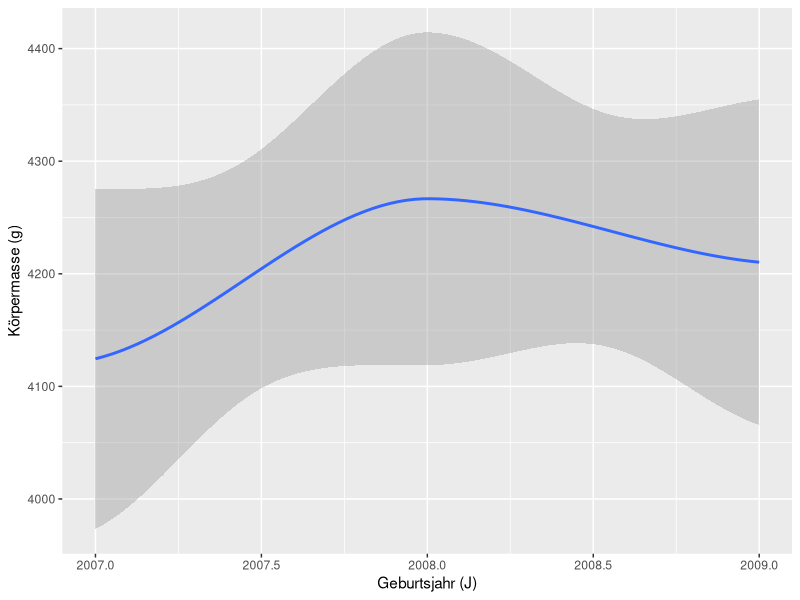
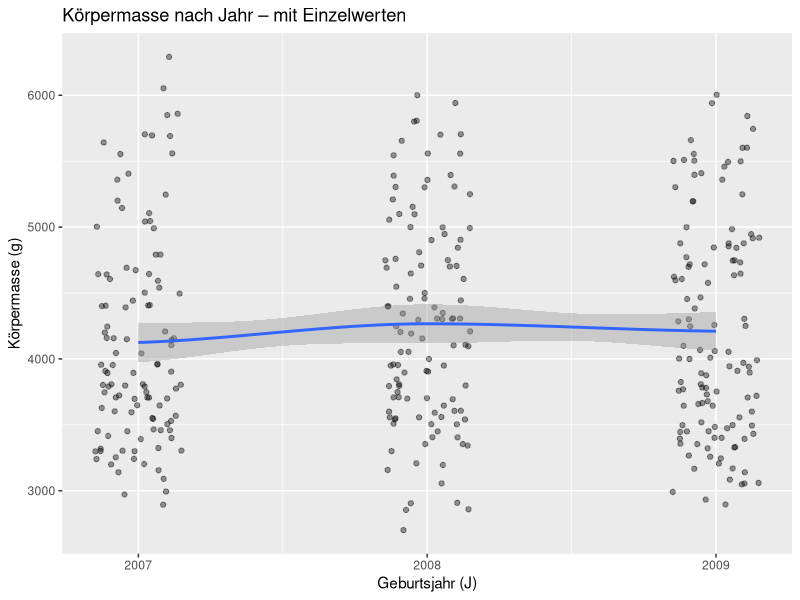
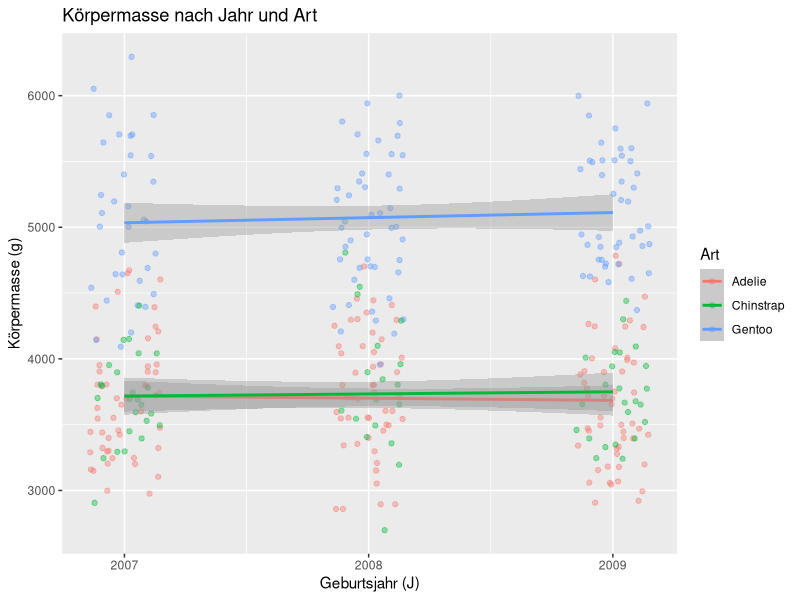
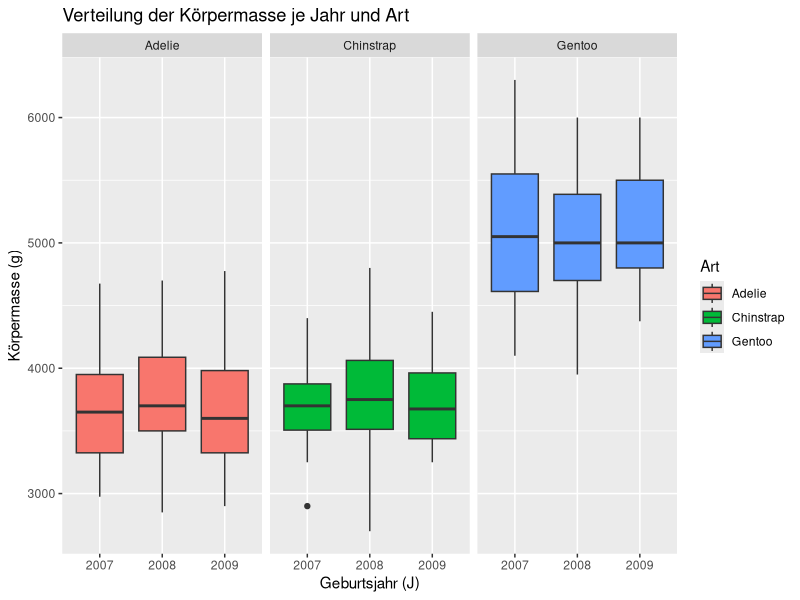
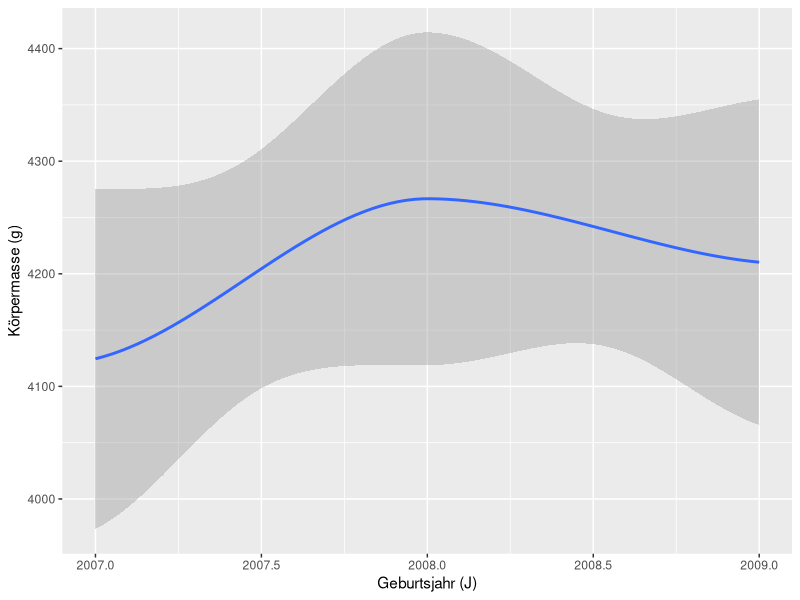
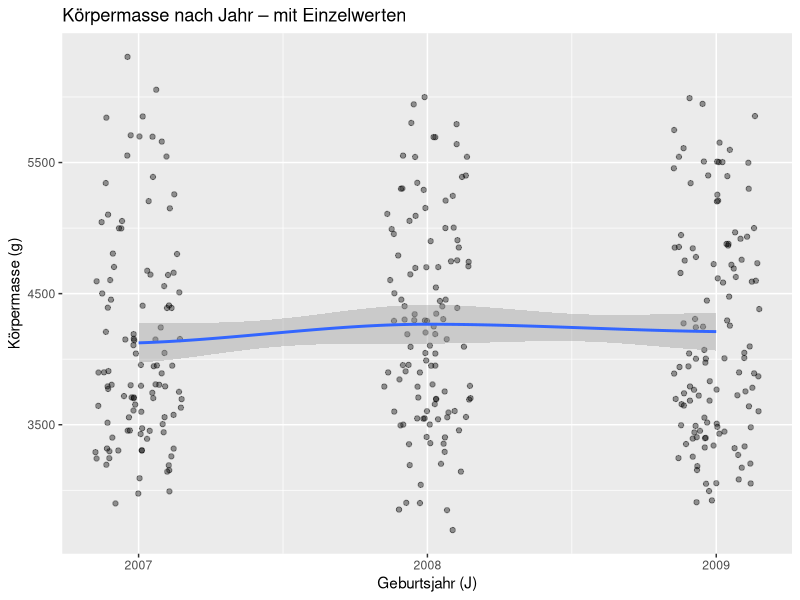
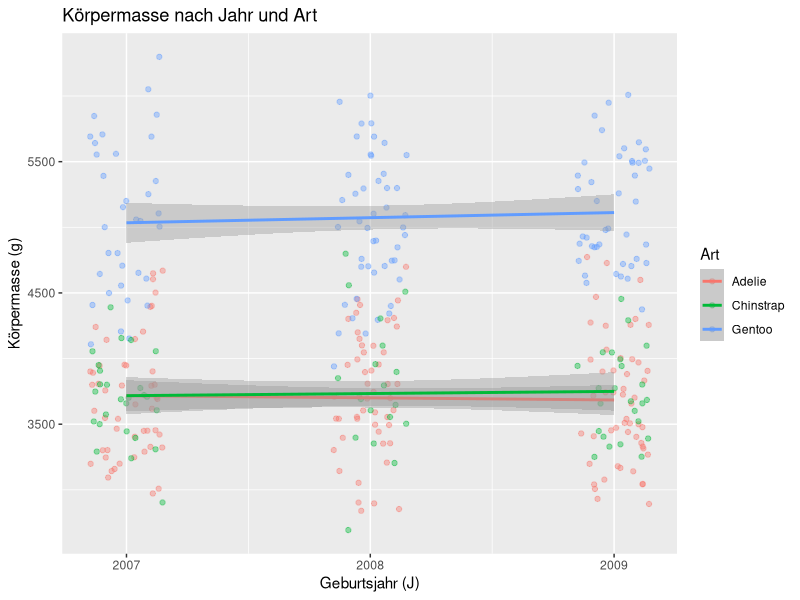
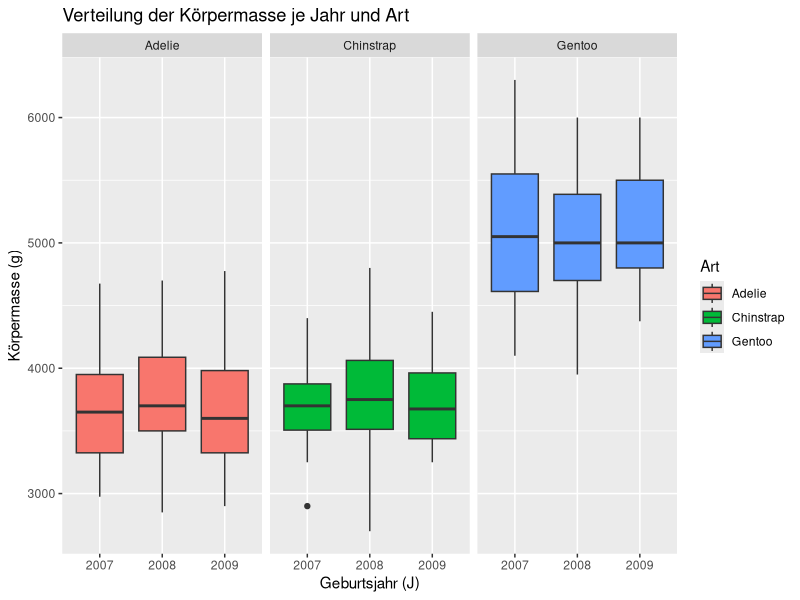

Source code (R) for these figures, in order:
# =============================================================
# 2026-10-13 ggplots – Demo nachbauen und sinnvoll ergänzen
# Florian Benes, 4AHWIT (x), Prozessmanagement
# =============================================================

library(ggplot2)
library(palmerpenguins)   # penguins mit body_mass_g, year usw.

# -------------------------------------------------------------
# 1. Demo aus der Stunde (nachgebaut)
# -------------------------------------------------------------
p_demo <- ggplot(penguins,
                 aes(x = year, y = body_mass_g)) +
  geom_smooth() +
  labs(x = "Geburtsjahr (J)", y = "Körpermasse (g)")
p_demo

# -------------------------------------------------------------
# 2. Ergänzung: Rohdaten sichtbar machen
#    Nur die Glättungslinie verschleiert, wie stark die Werte streuen.
#    year hat nur 3 Werte (2007, 2008, 2009) -> geom_jitter verteilt
#    die Punkte leicht, damit sie sich nicht überdecken.
# -------------------------------------------------------------
p_punkte <- ggplot(penguins,
                   aes(x = year, y = body_mass_g)) +
  geom_jitter(width = 0.15, alpha = 0.4) +
  geom_smooth() +
  scale_x_continuous(breaks = c(2007, 2008, 2009)) +
  labs(x = "Geburtsjahr (J)", y = "Körpermasse (g)",
       title = "Körpermasse nach Jahr – mit Einzelwerten")
p_punkte

# -------------------------------------------------------------
# 3. Ergänzung: nach Art getrennt (color = species)
#    Die Arten sind sehr unterschiedlich schwer (Gentoo ~5 kg) –
#    eine gemeinsame Linie mischt das zusammen.
#    method = "lm": gerade Trendlinie, passt bei nur 3 x-Werten besser
# -------------------------------------------------------------
p_arten <- ggplot(penguins,
                  aes(x = year, y = body_mass_g, color = species)) +
  geom_jitter(width = 0.15, alpha = 0.4) +
  geom_smooth(method = "lm", se = TRUE) +
  scale_x_continuous(breaks = c(2007, 2008, 2009)) +
  labs(x = "Geburtsjahr (J)", y = "Körpermasse (g)", color = "Art",
       title = "Körpermasse nach Jahr und Art")
p_arten

# -------------------------------------------------------------
# 4. Ergänzung: Boxplot je Jahr und Art (facet_wrap)
# -------------------------------------------------------------
p_box <- ggplot(penguins,
                aes(x = factor(year), y = body_mass_g, fill = species)) +
  geom_boxplot() +
  facet_wrap(~ species) +
  labs(x = "Geburtsjahr (J)", y = "Körpermasse (g)", fill = "Art",
       title = "Verteilung der Körpermasse je Jahr und Art")
p_box

# Plots speichern (Beleg im Repo)
ggsave("demo_year_bodymass.png",  p_demo,   width = 7, height = 5)
ggsave("ergaenzung_punkte.png",   p_punkte, width = 7, height = 5)
ggsave("ergaenzung_arten.png",    p_arten,  width = 7, height = 5)
ggsave("ergaenzung_boxplot.png",  p_box,    width = 9, height = 5)

# -------------------------------------------------------------
# Interpretation
# -------------------------------------------------------------
# Über die drei Jahre 2007–2009 bleibt die Körpermasse ziemlich konstant –
# es gibt keinen klaren Trend. Die Unterschiede zwischen den Arten
# (Gentoo deutlich schwerer) sind viel größer als die Unterschiede
# zwischen den Jahren. Mit nur 3 Jahren kann man ohnehin keinen
# langfristigen Trend ableiten.
